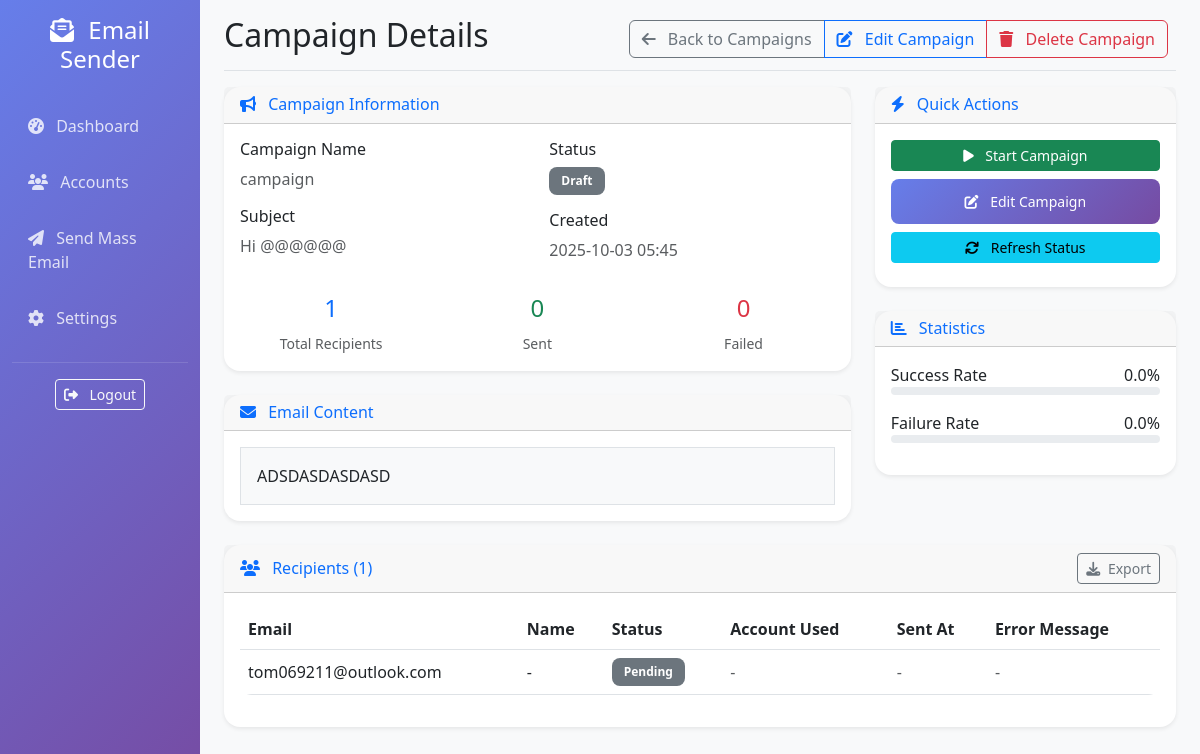
The page /campaigns/1 (signed in) on the database its author committed.
### database.py (models this page shows, shortened)
class EmailCampaign(Base):
    __tablename__ = 'email_campaigns'
    id = Column(Integer, primary_key=True)
    name = Column(String(255), nullable=False)
    subject = Column(String(500), nullable=False)
    body_html = Column(Text, nullable=False)
    body_text = Column(Text, nullable=True)
    template_data = Column(JSON, nullable=True)  # Placeholder data
    status = Column(String(50), default='draft')  # draft, running, completed, paused, failed
    total_recipients = Column(Integer, default=0)
    sent_count = Column(Integer, default=0)
    failed_count = Column(Integer, default=0)
    created_at = Column(DateTime, default=datetime.utcnow)
    started_at = Column(DateTime, nullable=True)
    completed_at = Column(DateTime, nullable=True)

class EmailRecipient(Base):
    __tablename__ = 'email_recipients'
    id = Column(Integer, primary_key=True)
    campaign_id = Column(Integer, nullable=False)
    email = Column(String(255), nullable=False)
    name = Column(String(255), nullable=True)
    custom_data = Column(JSON, nullable=True)  # Custom placeholder data
    status = Column(String(50), default='pending')  # pending, sent, failed, bounced
    sent_at = Column(DateTime, nullable=True)
    error_message = Column(Text, nullable=True)
    account_used = Column(String(255), nullable=True)
    created_at = Column(DateTime, default=datetime.utcnow)

### main.py (the view)
@app.route('/campaigns/<int:campaign_id>')
@login_required
def campaign_detail(campaign_id):
    session = None
    try:
        session = db_manager.get_session()
        campaign = session.query(EmailCampaign).filter(
            EmailCampaign.id == campaign_id
        ).first()
        if not campaign:
            flash('Campaign not found', 'error')
            return redirect(url_for('campaigns'))
        recipients = session.query(EmailRecipient).filter(
            EmailRecipient.campaign_id == campaign_id
        ).order_by(EmailRecipient.created_at.desc()).all()
        campaign.total_recipients = len(recipients)
        campaign.sent_count = len([r for r in recipients if r.status == 'sent'])
        campaign.failed_count = len([r for r in recipients if r.status == 'failed'])
        session.commit()
        total = campaign.total_recipients or 0
        success_rate = round((campaign.sent_count or 0) / total * 100, 1) if total > 0 else 0
        failure_rate = round((campaign.failed_count or 0) / total * 100, 1) if total > 0 else 0
        return render_template(
            'campaign_detail.html',
            campaign=campaign,
            recipients=recipients,
            success_rate=success_rate,
            failure_rate=failure_rate
        )
    except Exception as e:
        logger.error(f"Campaign detail error: {e}")
        flash('Error loading campaign details', 'error')
        return redirect(url_for('campaigns'))
    finally:
        if session:
            session.close()

### templates/campaign_detail.html (shortened to what this page needs)
{% extends "base.html" %}
{% block page_title %}Campaign Details{% endblock %}
{% block page_actions %}
<div class="btn-toolbar mb-2 mb-md-0">
    <div class="btn-group me-2">
        <a href="{{ url_for('campaigns') }}" class="btn btn-outline-secondary">
            <i class="fas fa-arrow-left me-2"></i>
            Back to Campaigns
        </a>
        <a href="{{ url_for('edit_campaign', campaign_id=campaign.id) }}" class="btn btn-outline-primary">
            <i class="fas fa-edit me-2"></i>
            Edit Campaign
        </a>
        <button class="btn btn-outline-danger" data-action="delete-campaign" data-id="{{ campaign.id }}">
            <i class="fas fa-trash me-2"></i>
            Delete Campaign
        </button>
    </div>
</div>
{% endblock %}
{% block content %}
<div class="row">
    <div class="col-lg-8">
        <div class="card mb-4">
            <div class="card-header">
                <h6 class="m-0 font-weight-bold text-primary">
                    <i class="fas fa-bullhorn me-2"></i>
                    Campaign Information
                </h6>
            </div>
            <div class="card-body">
                <div class="row">
                    <div class="col-md-6">
                        <h6>Campaign Name</h6>
                        <p class="text-muted">{{ campaign.name }}</p>
                        <h6>Subject</h6>
                        <p class="text-muted">{{ campaign.subject }}</p>
                    </div>
                    <div class="col-md-6">
                        <h6>Status</h6>
                        <span class="badge{% if campaign.status == 'completed' %} bg-success{% elif campaign.status == 'running' %} bg-warning text-dark{% elif campaign.status == 'failed' %} bg-danger{% else %} bg-secondary{% endif %}">
                            {{ campaign.status|capitalize }}
                        </span>
                        <h6 class="mt-3">Created</h6>
                        <p class="text-muted">{{ campaign.created_at.strftime('%Y-%m-%d %H:%M') if campaign.created_at else '-' }}</p>
                    </div>
                </div>
                <div class="row mt-3">
                    <div class="col-md-4">
                        <div class="text-center">
                            <h4 class="text-primary">{{ campaign.total_recipients or 0 }}</h4>
                            <small class="text-muted">Total Recipients</small>
                        </div>
                    </div>
                    <div class="col-md-4">
                        <div class="text-center">
                            <h4 class="text-success">{{ campaign.sent_count or 0 }}</h4>
                            <small class="text-muted">Sent</small>
                        </div>
                    </div>
                    <div class="col-md-4">
                        <div class="text-center">
                            <h4 class="text-danger">{{ campaign.failed_count or 0 }}</h4>
                            <small class="text-muted">Failed</small>
                        </div>
                    </div>
                </div>
            </div>
        </div>
        <div class="card mb-4">
            <div class="card-header">
                <h6 class="m-0 font-weight-bold text-primary">
                    <i class="fas fa-envelope me-2"></i>
                    Email Content
                </h6>
            </div>
            <div class="card-body">
                <div class="border p-3 bg-light" style="max-height: 300px; overflow-y: auto;">
                    {{ campaign.body_html|safe }}
                </div>
            </div>
        </div>
    </div>
    <div class="col-lg-4">
        <div class="card mb-4">
            <div class="card-header">
                <h6 class="m-0 font-weight-bold text-primary">
                    <i class="fas fa-bolt me-2"></i>
                    Quick Actions
                </h6>
            </div>
            <div class="card-body">
                {% if campaign.status == 'draft' %}
                <button class="btn btn-success btn-sm w-100 mb-2" data-action="start-campaign" data-id="{{ campaign.id }}" data-bs-toggle="modal" data-bs-target="#sendCampaignModal">
                    <i class="fas fa-play me-2"></i>
                    Start Campaign
                </button>
                {% elif campaign.status == 'running' %}
                <button class="btn btn-warning btn-sm w-100 mb-2" disabled>
                    <i class="fas fa-spinner fa-spin me-2"></i>
                    Campaign Running
                </button>
                {% endif %}
                <a href="{{ url_for('edit_campaign', campaign_id=campaign.id) }}" class="btn btn-primary btn-sm w-100 mb-2">
                    <i class="fas fa-edit me-2"></i>
                    Edit Campaign
                </a>
                <button class="btn btn-info btn-sm w-100 mb-2" data-action="refresh-status">
                    <i class="fas fa-sync me-2"></i>
                    Refresh Status
                </button>
            </div>
        </div>
        <div class="card">
            <div class="card-header">
                <h6 class="m-0 font-weight-bold text-primary">
                    <i class="fas fa-chart-bar me-2"></i>
                    Statistics
                </h6>
            </div>
            <div class="card-body">
                <div class="mb-3">
                    <div class="d-flex justify-content-between">
                        <span>Success Rate</span>
                        <span>
                            {% if campaign.total_recipients and campaign.total_recipients > 0 %}
                                {{ ((campaign.sent_count or 0) / campaign.total_recipients * 100)|round(1) }}%
                            {% else %}
                                0%
                            {% endif %}
                        </span>
                    </div>
                    <div class="progress" style="height: 8px;">
                    </div>
                </div>
                <div class="mb-3">
                    <div class="d-flex justify-content-between">
                        <span>Failure Rate</span>
                        <span>
                            {% if campaign.total_recipients and campaign.total_recipients > 0 %}
                                {{ ((campaign.failed_count or 0) / campaign.total_recipients * 100)|round(1) }}%
                            {% else %}
                                0%
                            {% endif %}
                        </span>
                    </div>
                    <div class="progress" style="height: 8px;">
                    </div>
                </div>
            </div>
        </div>
    </div>
</div>
<div class="card">
    <div class="card-header d-flex justify-content-between align-items-center">
        <h6 class="m-0 font-weight-bold text-primary">
            <i class="fas fa-users me-2"></i>
            Recipients ({{ recipients|length }})
        </h6>
        <div class="btn-group btn-group-sm">
            <button class="btn btn-outline-secondary" data-action="export-recipients">
                <i class="fas fa-download me-1"></i>
                Export
            </button>
        </div>
    </div>
    <div class="card-body">
        {% if recipients and recipients|length > 0 %}
        <div class="table-responsive">
            <table class="table table-hover align-middle">
                <thead>
                    <tr>
                        <th>Email</th>
                        <th>Name</th>
                        <th>Status</th>
                        <th>Account Used</th>
                        <th>Sent At</th>
                        <th>Error Message</th>
                    </tr>
                </thead>
                <tbody>
                    {% for recipient in recipients %}
                    <tr>
                        <td>{{ recipient.email }}</td>
                        <td>{{ recipient.name or '-' }}</td>
                        <td>
                            <span class="badge{% if recipient.status == 'sent' %} bg-success{% elif recipient.status == 'failed' %} bg-danger{% else %} bg-secondary{% endif %}">
                                {{ recipient.status|capitalize }}
                            </span>
                        </td>
                        <td>
                            {% if recipient.account_used %}
                                <span class="text-muted">{{ recipient.account_used }}</span>
                            {% else %}
                                <span class="text-muted">-</span>
                            {% endif %}
                        </td>
                        <td>
                            {% if recipient.sent_at %}
                                {{ recipient.sent_at.strftime('%Y-%m-%d %H:%M') }}
                            {% else %}
                                <span class="text-muted">-</span>
                            {% endif %}
                        </td>
                        <td>
                            {% if recipient.error_message %}
                                <span class="text-danger small" title="{{ recipient.error_message }}">
                                    {{ recipient.error_message[:50] }}{% if recipient.error_message|length > 50 %}...{% endif %}
                                </span>
                            {% else %}
                                <span class="text-muted">-</span>
                            {% endif %}
                        </td>
                    </tr>
                    {% endfor %}
                </tbody>
            </table>
        </div>
        {% endif %}
    </div>
</div>
{% endblock %}

### templates/base.html (shortened to what this page needs)
<!DOCTYPE html>
<html lang="en">
<head>
    <link href="https://cdn.jsdelivr.net/npm/bootstrap@5.3.0/dist/css/bootstrap.min.css" rel="stylesheet">
    <link href="https://cdnjs.cloudflare.com/ajax/libs/font-awesome/6.4.0/css/all.min.css" rel="stylesheet">
</head>
<body>
    <div class="container-fluid">
        <div class="row">
            <nav class="col-md-3 col-lg-2 d-md-block sidebar collapse">
                <div class="position-sticky pt-3">
                    <div class="text-center mb-4">
                        <h4 class="text-white">
                            <i class="fas fa-envelope-open-text me-2"></i>
                            Email Sender
                        </h4>
                    </div>
                    <ul class="nav flex-column">
                        <li class="nav-item">
                            <a class="nav-link {% if request.endpoint == 'dashboard' %}active{% endif %}"
                               href="{{ url_for('dashboard') }}">
                                <i class="fas fa-tachometer-alt me-2"></i>
                                Dashboard
                            </a>
                        </li>
                        <li class="nav-item">
                            <a class="nav-link {% if request.endpoint == 'accounts' %}active{% endif %}"
                               href="{{ url_for('accounts') }}">
                                <i class="fas fa-users me-2"></i>
                                Accounts
                            </a>
                        </li>
                        <li class="nav-item">
                            <a class="nav-link {% if request.endpoint == 'direct_send' %}active{% endif %}"
                               href="{{ url_for('direct_send') }}">
                                <i class="fas fa-paper-plane me-2"></i>
                                Send Mass Email
                            </a>
                        </li>
                        <li class="nav-item">
                            <a class="nav-link {% if request.endpoint == 'settings' %}active{% endif %}"
                               href="{{ url_for('settings') }}">
                                <i class="fas fa-cog me-2"></i>
                                Settings
                            </a>
                        </li>
                    </ul>
                    <hr class="text-white-50">
                    <div class="text-center">
                        <a href="{{ url_for('logout') }}" class="btn btn-outline-light btn-sm">
                            <i class="fas fa-sign-out-alt me-2"></i>
                            Logout
                        </a>
                    </div>
                </div>
            </nav>
            <main class="col-md-9 ms-sm-auto col-lg-10 px-md-4 main-content">
                <div class="d-flex justify-content-between flex-wrap flex-md-nowrap align-items-center pt-3 pb-2 mb-3 border-bottom">
                    <h1 class="h2">{% block page_title %}Dashboard{% endblock %}</h1>
                    <div class="btn-toolbar mb-2 mb-md-0">
                        {% block page_actions %}{% endblock %}
                    </div>
                </div>
                {% block content %}{% endblock %}
            </main>
        </div>
    </div>
</body>
</html>

### rows shown on the page
EmailCampaign: name "campaign", subject "Hi @@@@@@", status "Draft", created_at "2025-10-03 05:45", total_recipients "1", sent_count "0", failed_count "0", body_html "ADSDASDASDASD", sent_count+total_recipients "0.0", failed_count+total_recipients "0.0"
EmailRecipient: email "tom069211@outlook.com", name "-", status "Pending"

### other values the page prints
{{ recipients|length }} "1"
